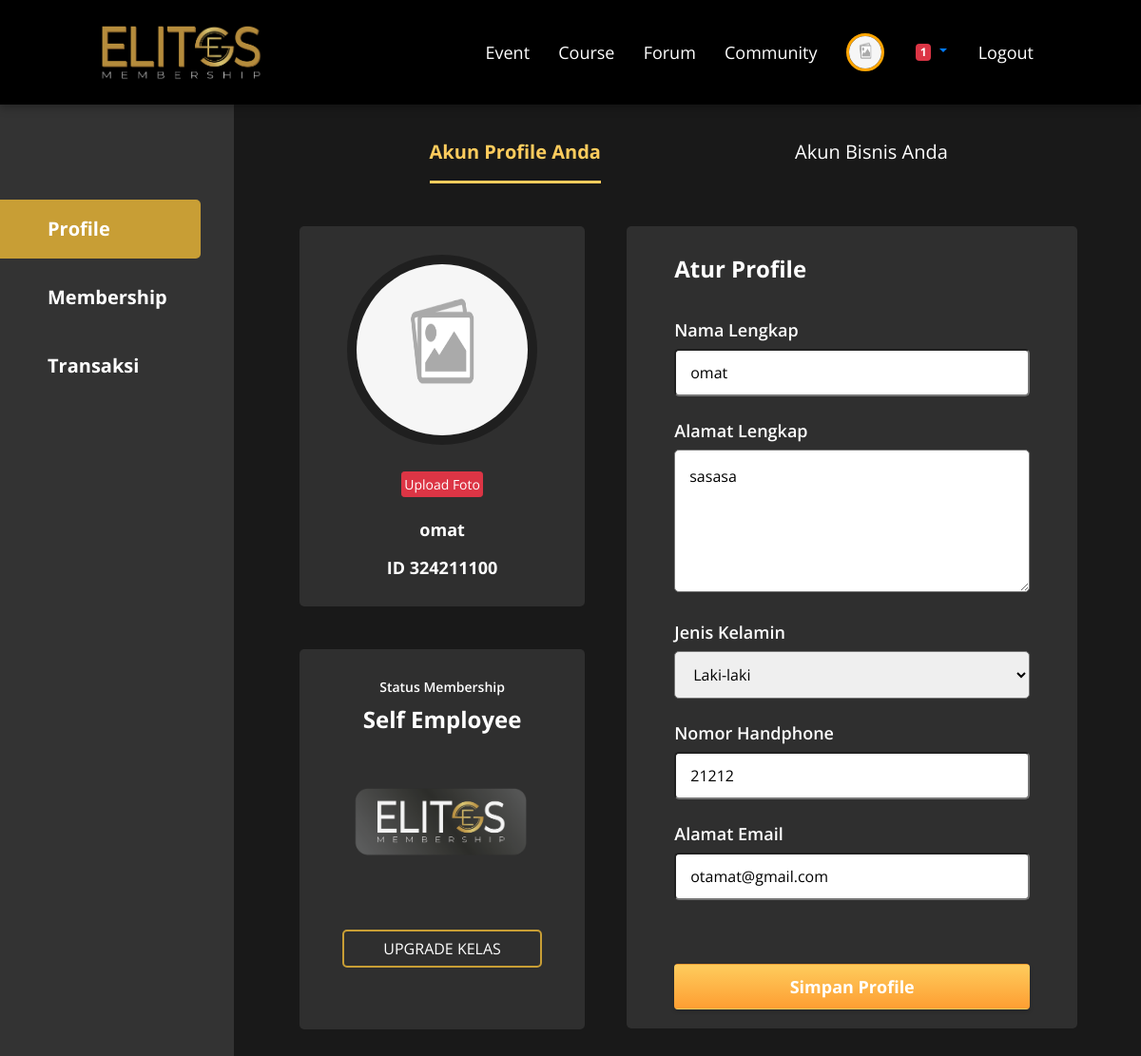
The page /index.php?hal=akun-profil-edit&tuj=profile&mod=profil (signed in) on the database its author committed.
### tables this page shows
CREATE TABLE `user` (
  `id_user` int(15) NOT NULL,
  `nama_user` varchar(50) NOT NULL,
  `alamat` text NOT NULL,
  `tgl_lahir` date NOT NULL,
  `jenis_kelamin` varchar(15) NOT NULL,
  `no_hp` varchar(15) NOT NULL,
  `email` varchar(50) NOT NULL,
  `password` varchar(15) NOT NULL,
  `foto` varchar(100) NOT NULL,
  `hak_akses` varchar(15) NOT NULL,
  `status` varchar(15) NOT NULL,
  `setuju` varchar(5) NOT NULL
);

CREATE TABLE `user_status` (
  `id_userstats` int(11) NOT NULL,
  `id_user` int(15) NOT NULL,
  `id_paket` int(15) NOT NULL
);

CREATE TABLE `paket_member` (
  `id_paket` int(11) NOT NULL,
  `nama_paket` varchar(50) NOT NULL,
  `harga_member` double NOT NULL,
  `deskripsi_paket` text NOT NULL,
  `kondisi` varchar(10) NOT NULL,
  `jumlah_kelas` int(11) NOT NULL,
  `foto_paket` varchar(100) NOT NULL,
  `masa_berlaku` varchar(20) NOT NULL
);

### fungsional/data/data-user.php (called while the page is built, shortened)
<?php
    if (!empty($iduser))
    {
        $tampil = $crud->tampilId("user", "id_user", "$iduser");
        foreach ($tampil as $key)
        {
            $namauser = $key['nama_user'];
            $alamat   = $key['alamat'];
            $nohp     = $key['no_hp'];
            $email    = $key['email'];
            $foto     = $key['foto'];
            $jekel    = $key['jenis_kelamin'];
            $noUser   = $key['id_user'];
            if ($foto=='Kosong')
            {
                $gambar = "./img/nofoto.png";
                $kataTombolFoto = "Upload Foto";
            }
            else
            {
                $gambar ="./foto/user/$foto";
                $kataTombolFoto = "Ganti Foto";
            }
        }
    }
?>

### fungsional/data/konfigurasi.php (called while the page is built, shortened)
<?php
    class konfigurasi
    {
        function sambungkan()
        {
            include './fungsional/data/koneksi.php';
            $sambungan = mysqli_connect($server, $username, $password, $database);
            if ($sambungan)
            {
                return $sambungan;
            }
            else
            {
                echo
                "
                    <h1>Gagal Konek database</h1>
                ";
            }
        }
    }
?>

### fungsional/data/isiData.php (called while the page is built, shortened)
<?php
    class isiData extends konfigurasi
    {
        public function perulanganData($q)
        {
            while ($a = mysqli_fetch_array($q))
            {
                $isi[]=$a;
            }
            return $isi;
        }
        public function eksekusiSQL($sqlnya)
        {
            $sambungannya=parent::sambungkan();
            $que = mysqli_query($sambungannya, $sqlnya);
            return $que;
        }
        public function tampilId($nama_tabel, $id, $val)
        {
            $sql = "SELECT *FROM $nama_tabel WHERE $id = '$val'";
            $que = $this->eksekusiSQL($sql);
            $kondisi = $this->perulanganData($que);
            return $kondisi;
        }
    }
?>

### fungsional/halm/akun-profil-edit.php (the view, shortened to what this page needs)
<link rel="stylesheet" href="./css/profile.css">
<?php
include './fungsional/konfig/headerUdahLogin.php';
?>
<div class="container container-profile">
    <?php
        include './fungsional/data/membership.php';
    ?>
    <div class="container-content">
        <div class="akun-navbar">
            <a class="<?php echo $profil; ?>" href="?hal=akun-profile&mod=profil&tuj=profile">Akun Profile Anda</a>
            <a class="<?php echo $bisnis; ?>" href="?hal=akun-profile&mod=akun-bisnis&tuj=profile">Akun Bisnis Anda</a>
        </div>
        <div class="akun-profil">
            <div class="content-row-1">
                <div class="akun-data">
                    <img src="<?php echo $gambar;?>" alt="">
                    <a data-fancybox data-src="#fotoan" href="javascript:;" style="padding: 2px; margin-top:8px" class="btn btn-danger btn-sm"><?php echo $kataTombolFoto; ?></a> <br><br>
                    <h4><?php echo $namauser; ?></h4>
                    <h4><?php echo "ID $noUser"; ?></h4>
                </div>
                <?php
                    $statuser = $crud->eksekusiSQl("SELECT *FROM user_status
                                                                        INNER JOIN paket_member
                                                                        ON user_status.id_paket = paket_member.id_paket
                                                                        WHERE id_user='$userId'");
                    foreach ($statuser as $e) {
                    $namaPaket   = $e['nama_paket'];
                    $fotoPaket   = $e['foto_paket'];
                    $tujuanPaket = "./foto/paket/$fotoPaket";
                    }
                    ?>
                <div class="status-membership">
                    <h6>Status Membership</h6>
                    <h3><?php echo $namaPaket; ?></h3>
                    <img src="<?php echo $tujuanPaket;?>" alt="<?php echo $namaPaket;?>">
                    <a class="btn" href="?hal=akun-membership">UPGRADE KELAS</a>
                </div>
            </div>
            <div class="content-row-2">
                <h2>Atur Profile</h2>
                <form action="?hal=akun-respon&mode=edit" method="post">
                    <label for="nama">Nama Lengkap</label>
                    <input value="<?php echo $namauser; ?>" name = "nama" id="nama" class="input-data-profile" type="text" required>
                    <label for="alamat">Alamat Lengkap</label>
                    <textarea name="alamat" id="alamat" class="input-data-profile alamat"><?php echo $alamat; ?></textarea>
                    <label for="gender">Jenis Kelamin</label>
                    <select name="jekel" id="gender" class="input-data-profile" required>
                        <option value="<?php echo $jekel; ?>"><?php echo $jekel; ?></option>
                    </select>
                    <label for="no-hp">Nomor Handphone</label>
                    <input value="<?php echo $nohp; ?>" name = "nohp" id="no-hp" class="input-data-profile" type="text">
                    <label for="email">Alamat Email</label>
                    <input value="<?php echo $email; ?>" name = "email" id="email" class="input-data-profile" type="email">
                    <button type="submit" class="btn btn-edit">Simpan Profile</button>
                </form>
            </div>
        </div>
    </div>
</div>

### css/ev-design.css (style rules this page uses)
body { font-family: 'Open Sans', sans-serif; font-style: normal; color: #FFFFFF; }
.container { position: relative; top:110px; padding: 50px 100px; display: block; max-width: 1519px; margin: auto; background: rgba(0, 0, 0, 0.9); }

### css/profile.css (style rules this page uses)
.container-profile { padding: 0px; }
.container-content { display: inline-block; vertical-align: top; width: 79%; height: 1008px; overflow: auto; }
.akun-navbar { width: 100%; vertical-align: top; padding-top: 25px; padding-bottom: 25px; text-align: center; }
.akun-navbar .active { font-weight: bold; font-size: 20px; line-height: 50px; padding-bottom: 5px; border-bottom: solid #FECC5D 3px; color: #FECC5D; }
.akun-navbar a { display: inline-block; font-weight: normal; font-size: 20px; line-height: 50px; color: #FFFFFF; margin-left: 100px; margin-right: 100px; }
.akun-profil { position: relative; display: inline-block; width: 100%; padding-top: 20px; padding-bottom: 20px; text-align: center; }
.content-row-1 { display: inline-block; vertical-align: top; }
.akun-data { width: 300px; height: 400px; margin-bottom: 45px; padding-top: 30px; padding-bottom: 50px; padding-left: 45px; padding-right: 45px; border-radius: 5px; background-color: #2F2F2F; text-align: center; }
.akun-data img { width: 200px; height: 200px; border-radius: 50%; border: solid 10px rgba(0, 0, 0, 0.35); margin-bottom: 20px; }
.akun-data h4 { font-weight: bold; line-height: 20px; font-size: 18px; margin-bottom: 20px; }
.status-membership { width: 300px; height: 400px; padding-top: 30px; padding-bottom: 30px; padding-left: 45px; padding-right: 45px; border-radius: 5px; background-color: #2F2F2F; text-align: center; }
.status-membership h6 { font-weight: 600; font-size: 14px; line-height: 19px; }
.status-membership h3 { font-weight: bold; font-size: 24px; line-height: 33px; }
.status-membership img { display: block; margin-top: 40px; margin-bottom: 60px; height: auto; width: 100%; }
.status-membership .btn { display: block; border: solid 2px #C89E35; border-radius: 5px; color: white; }
.content-row-2 { display: inline-block; width: 50%; vertical-align: top; padding: 20px 50px; margin-left: 40px; text-align: left; background-color: #2F2F2F; border-radius: 5px; }
.content-row-2 h2 { font-weight: bold; font-size: 24px; line-height: 50px; margin-bottom: 30px; }
.content-row-2 .btn-edit { width: 100%; height: 48px; margin-top: 40px; color: #fff; background: linear-gradient(180deg, #FECC5D 0%, #FE9E32 100%); box-shadow: 0px 2px 4px rgba(0, 0, 0, 0.2); font-weight: bold; font-size: 18px; }
.content-row-2 label { font-weight: 600; font-size: 18px; line-height: 19px; display: block; margin-bottom: 0; }
.content-row-2 .input-data-profile { margin-bottom: 27px; margin-top: 10px; height: 50px; width: 100%; border-radius: 5px; padding-left: 15px; color: black; }
.input-data-profile.alamat { padding: 15px; height: 150px; width: 100%; }

### rows shown on the page
user: foto "Upload Foto", nama_user "omat", id_user "324211100", nama "omat", alamat "sasasa", jekel "Laki-laki", nohp "21212", email "otamat@gmail.com"
user_status: id_paket.nama_paket "Self Employee", id_paket.foto_paket (picture)

### other values the page prints
$hitung "1"
